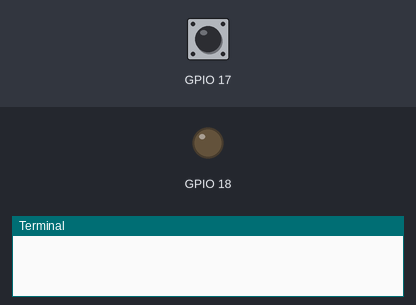
Simulated run of this program. Board: Raspberry Pi (BCM pin numbers). Shown: output pins drawn as LEDs (lit = HIGH), the last lines printed to the terminal. The test bench sets the inputs (shaded band); at power-on: GPIO 17 LOW.

Above: at 1.2 s.
1.3 s: GPIO 17 pulled HIGH for 0.15 s
At 2.2 s:
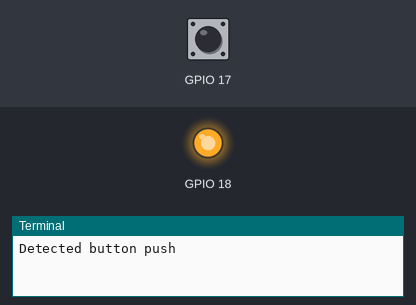
3.9 s: GPIO 17 pulled HIGH for 1 s
At 6.9 s:
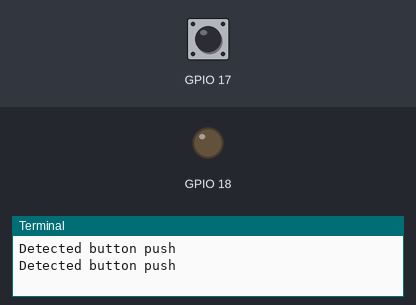
7.4 s: GPIO 17 pulled HIGH for 3.2 s
At 11.4 s:
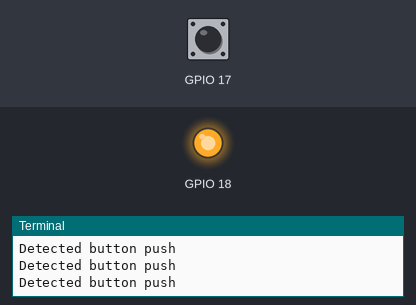
Timing chart, 0 to 13.1 s (numbered marks = the images above; inputs shaded):
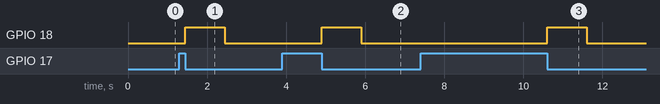

The program:

foo.py
```python
#!/usr/bin/env python

import RPi.GPIO as GPIO
import time

GPIO.setmode(GPIO.BCM)
GPIO.setup(17, GPIO.IN, pull_up_down=GPIO.PUD_DOWN)
GPIO.setup(18, GPIO.OUT)

def my_callback(channel):
    print('Detected button push')
    GPIO.output(18, GPIO.HIGH)
    time.sleep(1)
    GPIO.output(18, GPIO.LOW)

GPIO.add_event_detect(17,GPIO.FALLING, callback=my_callback)

try:
    while True:
        pass
except KeyboardInterrupt:
    GPIO.cleanup()
print('End of program')
```

Measured:
- after the input at 1.3 s, GPIO 18: LOW → HIGH after 0.15 s, → LOW 1.0 s later
- after the input at 3.9 s, GPIO 18: LOW → HIGH after 1.0 s, → LOW 1.0 s later
- after the input at 7.4 s, GPIO 18: LOW → HIGH after 3.2 s, → LOW 1.0 s later
